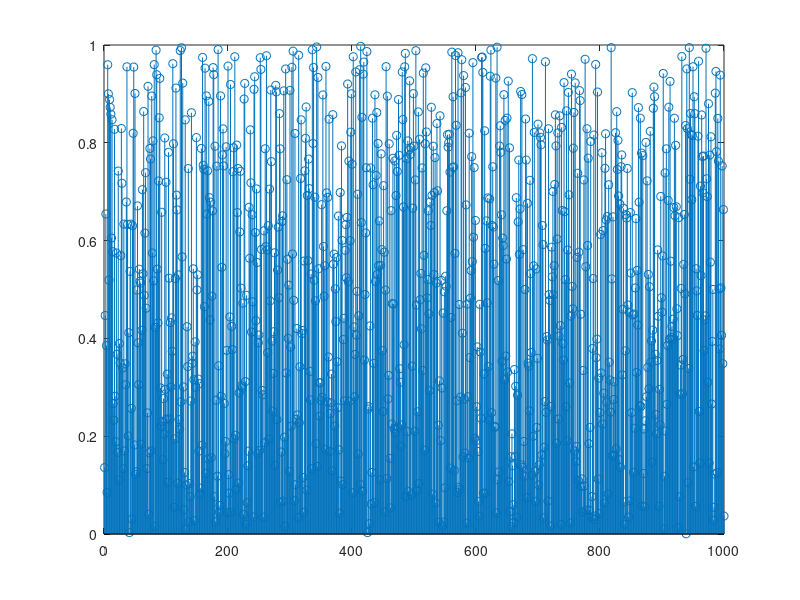

Source code (MATLAB):
clear;

N=1000;
x=rand(N,1);    %create a matrix of 1000*1
A=mean(x);      %Sample mean
stem(x);        %plot graph
S=std(x);
A
S
%The accuracy of sample mean as an estimator depends on the number of
%samples taken. Increasing sample number produces more probability to
%reduce error. For a uniform distribution in [0,1], Theoretical mean is
%0.5 and theoretical standard variance is 0.289.